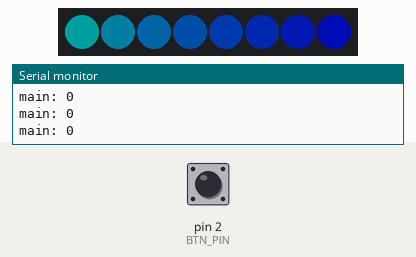
Bench run of a program on a simulated Arduino Uno, built with avr-gcc and run on an emulated ATmega328P. Shown: 8 RGB LEDs in strip order, left to right, the last lines printed to the serial monitor. Inputs (shaded band) come from the test bench; at power-on: pin 2 (BTN_PIN) HIGH. Dim RGB values are drawn brighter than linear.

Above: at 1.26 s.
1.3 s: pin 2 (BTN_PIN) pulled LOW for 0.15 s
2.0 s: pin 2 (BTN_PIN) pulled LOW for 1 s
At 2.53 s:
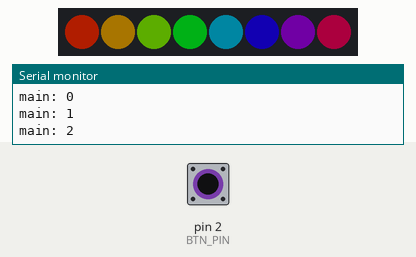
3.6 s: pin 2 (BTN_PIN) pulled LOW for 0.15 s
7.3 s: pin 2 (BTN_PIN) pulsed LOW 5 times (0.12 s each, 0.3 s apart)
At 9.71 s:
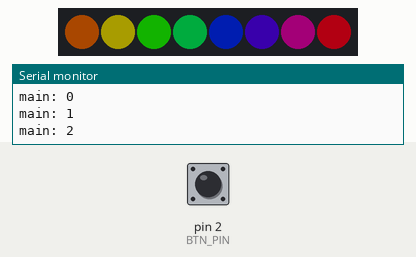
11.8 s: pin 2 (BTN_PIN) pulled LOW for 3.2 s
At 14.53 s:
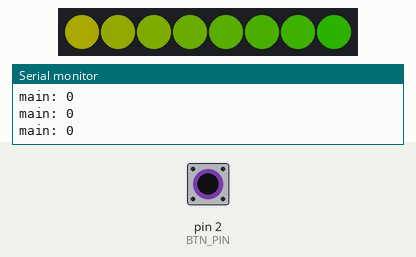
Timing chart, 0 to 25.3 s (numbered marks = the images above; inputs shaded):
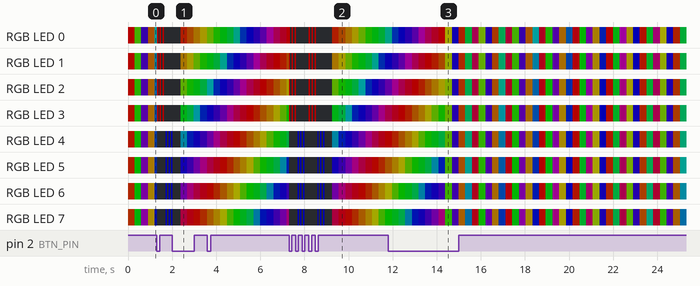

The program:

main.cpp
```cpp
// Rose Warren
// Willem Hillier

#include <Arduino.h>
#include <FastLED.h>


// The number of LEDs in the strip
#define NUM_LEDS 8

#define LED_PIN     5
#define BTN_PIN     2
#define BRIGHTNESS  64
#define LED_TYPE    WS2812
#define COLOR_ORDER GRB
#define UPDATES_PER_SECOND 100

#define POLICE_BLINK_DELAY 65

// Define the array of leds
CRGBArray<NUM_LEDS> leds;
uint8_t colorIndex = 0;

// Define palette and blending
CRGBPalette16 currentPalette;
TBlendType    currentBlending;

//state machine variables
int state = 0;
#define NUM_STATES 3


// Cycle through the rainbow
void hueCycle(){
  for(int baseHue = 0; baseHue < 255; baseHue ++){
    for(int led = 0; led < NUM_LEDS; led ++){
      leds[led] = CHSV(baseHue + (255/NUM_LEDS)*led, 255, 255);
    }
    FastLED.delay(20);
  }
}

// Commit a felony if attached to a motorized vehicle
void policeBlinkAlternate(){
  leds = CRGB::Black;

  // flash right red
  for(int flashes = 0; flashes < 3; flashes++){
    // red on
    for(int i = 0; i< NUM_LEDS/2; i=i+1){
      leds[i] = CRGB::Red;
    }

    FastLED.delay(POLICE_BLINK_DELAY);

    //all off
    leds = CRGB::Black;

    FastLED.delay(POLICE_BLINK_DELAY);

  }

  // flash left blue
  for(int flashes = 0; flashes < 3; flashes++){
    // blue on
    for(int i = NUM_LEDS/2; i< NUM_LEDS; i=i+1){
      leds[i] = CRGB::Blue;
    }

    FastLED.delay(POLICE_BLINK_DELAY);

    //all off
    leds = CRGB::Black;

    FastLED.delay(POLICE_BLINK_DELAY);
  }
}

// Cycle less smoothly through the rainbow
void FillLEDsFromPaletteColors(){
    uint8_t brightness = 255;

    for( int i = 0; i < NUM_LEDS; i++) {
        leds[i] = ColorFromPalette( currentPalette, colorIndex, brightness, currentBlending);
        colorIndex += 3;
    }
    FastLED.delay(20);
}

// The function that actually changes the program's state when called in the interrupt
void changeState() {
  if(state < NUM_STATES - 1){
    state++;
  } else {
    state = 0;
  }
}

void setup() {
  Serial.begin(9600);

  // Indicating the type of LED strip used
  FastLED.addLeds<WS2812, LED_PIN, COLOR_ORDER>(leds, NUM_LEDS).setCorrection(TypicalLEDStrip);
  FastLED.setBrightness(  BRIGHTNESS );

  // The built-in palette used for FillLEDsFromPaletteColors
  currentPalette = RainbowColors_p;
  currentBlending = LINEARBLEND;

  // interrupt setup for mode-change button
  pinMode(BTN_PIN, INPUT_PULLUP);
  attachInterrupt(digitalPinToInterrupt(BTN_PIN), changeState, FALLING);
}

void loop() {

  // Debugging statements
  Serial.print("main: ");
  Serial.println(state);

  // The switches that determine which LED pattern is displayed based on state
   switch(state){
    case 0:
      FillLEDsFromPaletteColors();
      break;
    case 1:
      policeBlinkAlternate();
      break;
    case 2:
     hueCycle();
     break;
  }
}
```

Measured:
- after the input at 7.3 s, the LEDs: first change at once (image 2 shows a later state)
- after the input at 11.8 s, the LEDs: first differ from a run without the input after 2.6 s (image 3)
